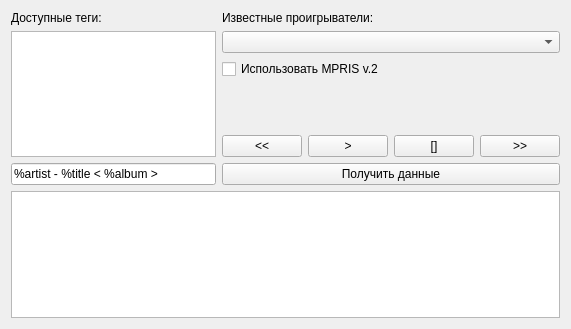
<?xml version="1.0" encoding="UTF-8"?>
<ui version="4.0">
 <class>MainWindow</class>
 <widget class="QMainWindow" name="MainWindow">
  <property name="geometry">
   <rect>
    <x>0</x>
    <y>0</y>
    <width>571</width>
    <height>329</height>
   </rect>
  </property>
  <property name="windowTitle">
   <string>MainWindow</string>
  </property>
  <widget class="QWidget" name="centralWidget">
   <layout class="QGridLayout" name="gridLayout_2">
    <item row="0" column="0">
     <widget class="QLabel" name="label">
      <property name="text">
       <string>Доступные теги:</string>
      </property>
     </widget>
    </item>
    <item row="0" column="1" rowspan="2">
     <layout class="QGridLayout" name="gridLayout">
      <item row="0" column="0">
       <layout class="QVBoxLayout" name="verticalLayout">
        <item>
         <widget class="QLabel" name="label_2">
          <property name="text">
           <string>Известные проигрыватели:</string>
          </property>
         </widget>
        </item>
        <item>
         <widget class="QComboBox" name="comboBox"/>
        </item>
        <item>
         <widget class="QCheckBox" name="checkBox">
          <property name="text">
           <string>Использовать MPRIS v.2</string>
          </property>
          <property name="checked">
           <bool>false</bool>
          </property>
         </widget>
        </item>
       </layout>
      </item>
      <item row="1" column="0">
       <spacer name="verticalSpacer">
        <property name="orientation">
         <enum>Qt::Vertical</enum>
        </property>
        <property name="sizeHint" stdset="0">
         <size>
          <width>20</width>
          <height>40</height>
         </size>
        </property>
       </spacer>
      </item>
      <item row="2" column="0">
       <layout class="QHBoxLayout" name="_2">
        <item>
         <widget class="QPushButton" name="btnPrev">
          <property name="text">
           <string>&lt;&lt;</string>
          </property>
         </widget>
        </item>
        <item>
         <widget class="QPushButton" name="btnPlay">
          <property name="text">
           <string>&gt;</string>
          </property>
         </widget>
        </item>
        <item>
         <widget class="QPushButton" name="btnStop">
          <property name="text">
           <string>[]</string>
          </property>
         </widget>
        </item>
        <item>
         <widget class="QPushButton" name="btnNext">
          <property name="text">
           <string>&gt;&gt;</string>
          </property>
         </widget>
        </item>
       </layout>
      </item>
     </layout>
    </item>
    <item row="1" column="0">
     <widget class="QPlainTextEdit" name="Memo"/>
    </item>
    <item row="2" column="0">
     <widget class="QLineEdit" name="lineEdit">
      <property name="text">
       <string>%artist - %title &lt; %album &gt;</string>
      </property>
     </widget>
    </item>
    <item row="2" column="1">
     <widget class="QPushButton" name="btnGetMetaData">
      <property name="text">
       <string>Получить данные</string>
      </property>
     </widget>
    </item>
    <item row="3" column="0" colspan="2">
     <widget class="QPlainTextEdit" name="plainTextEdit"/>
    </item>
   </layout>
  </widget>
 </widget>
 <layoutdefault spacing="6" margin="11"/>
 <resources/>
 <connections>
  <connection>
   <sender>comboBox</sender>
   <signal>currentIndexChanged(QString)</signal>
   <receiver>MainWindow</receiver>
   <slot>playerChange(QString)</slot>
   <hints>
    <hint type="sourcelabel">
     <x>564</x>
     <y>28</y>
    </hint>
    <hint type="destinationlabel">
     <x>327</x>
     <y>133</y>
    </hint>
   </hints>
  </connection>
  <connection>
   <sender>checkBox</sender>
   <signal>toggled(bool)</signal>
   <receiver>MainWindow</receiver>
   <slot>setPlayerVersion(bool)</slot>
   <hints>
    <hint type="sourcelabel">
     <x>564</x>
     <y>53</y>
    </hint>
    <hint type="destinationlabel">
     <x>441</x>
     <y>144</y>
    </hint>
   </hints>
  </connection>
  <connection>
   <sender>btnPlay</sender>
   <signal>clicked()</signal>
   <receiver>MainWindow</receiver>
   <slot>playerPlay()</slot>
   <hints>
    <hint type="sourcelabel">
     <x>481</x>
     <y>146</y>
    </hint>
    <hint type="destinationlabel">
     <x>504</x>
     <y>169</y>
    </hint>
   </hints>
  </connection>
  <connection>
   <sender>btnStop</sender>
   <signal>clicked()</signal>
   <receiver>MainWindow</receiver>
   <slot>playerStop()</slot>
   <hints>
    <hint type="sourcelabel">
     <x>520</x>
     <y>146</y>
    </hint>
    <hint type="destinationlabel">
     <x>473</x>
     <y>165</y>
    </hint>
   </hints>
  </connection>
  <connection>
   <sender>btnPrev</sender>
   <signal>clicked()</signal>
   <receiver>MainWindow</receiver>
   <slot>playerPrev()</slot>
   <hints>
    <hint type="sourcelabel">
     <x>441</x>
     <y>146</y>
    </hint>
    <hint type="destinationlabel">
     <x>404</x>
     <y>119</y>
    </hint>
   </hints>
  </connection>
  <connection>
   <sender>btnNext</sender>
   <signal>clicked()</signal>
   <receiver>MainWindow</receiver>
   <slot>playerNext()</slot>
   <hints>
    <hint type="sourcelabel">
     <x>564</x>
     <y>146</y>
    </hint>
    <hint type="destinationlabel">
     <x>530</x>
     <y>104</y>
    </hint>
   </hints>
  </connection>
  <connection>
   <sender>btnGetMetaData</sender>
   <signal>clicked()</signal>
   <receiver>MainWindow</receiver>
   <slot>getMetadata()</slot>
   <hints>
    <hint type="sourcelabel">
     <x>483</x>
     <y>169</y>
    </hint>
    <hint type="destinationlabel">
     <x>362</x>
     <y>176</y>
    </hint>
   </hints>
  </connection>
 </connections>
 <slots>
  <slot>getMetadata()</slot>
  <slot>playerChange(QString)</slot>
  <slot>setPlayerVersion(bool)</slot>
  <slot>playerPlay()</slot>
  <slot>playerStop()</slot>
  <slot>playerPrev()</slot>
  <slot>playerNext()</slot>
 </slots>
</ui>
